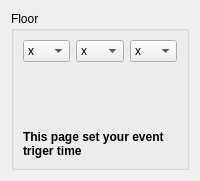
          <widget class="QWidget" name="Com_Floor">
           <layout class="QVBoxLayout" name="verticalLayout_14">
            <item>
             <widget class="QGroupBox" name="Floor">
              <property name="title">
               <string>Floor</string>
              </property>
              <property name="flat">
               <bool>true</bool>
              </property>
              <layout class="QVBoxLayout" name="verticalLayout_15">
               <item>
                <layout class="QHBoxLayout" name="horizontalLayout_12">
                 <item>
                  <widget class="QComboBox" name="Floor_H_Para0_Str">
                   <item>
                    <property name="text">
                     <string>x</string>
                    </property>
                   </item>
                   <item>
                    <property name="text">
                     <string>0</string>
                    </property>
                   </item>
                   <item>
                    <property name="text">
                     <string>1</string>
                    </property>
                   </item>
                   <item>
                    <property name="text">
                     <string>2</string>
                    </property>
                   </item>
                   <item>
                    <property name="text">
                     <string>3</string>
                    </property>
                   </item>
                   <item>
                    <property name="text">
                     <string>4</string>
                    </property>
                   </item>
                   <item>
                    <property name="text">
                     <string>5</string>
                    </property>
                   </item>
                   <item>
                    <property name="text">
                     <string>6</string>
                    </property>
                   </item>
                   <item>
                    <property name="text">
                     <string>7</string>
                    </property>
                   </item>
                   <item>
                    <property name="text">
                     <string>8</string>
                    </property>
                   </item>
                   <item>
                    <property name="text">
                     <string>9</string>
                    </property>
                   </item>
                   <item>
                    <property name="text">
                     <string>A</string>
                    </property>
                   </item>
                   <item>
                    <property name="text">
                     <string>B</string>
                    </property>
                   </item>
                   <item>
                    <property name="text">
                     <string>C</string>
                    </property>
                   </item>
                   <item>
                    <property name="text">
                     <string>D</string>
                    </property>
                   </item>
                   <item>
                    <property name="text">
                     <string>E</string>
                    </property>
                   </item>
                   <item>
                    <property name="text">
                     <string>F</string>
                    </property>
                   </item>
                  </widget>
                 </item>
                 <item>
                  <widget class="QComboBox" name="Floor_T_Para1_Str">
                   <item>
                    <property name="text">
                     <string>x</string>
                    </property>
                   </item>
                   <item>
                    <property name="text">
                     <string>0</string>
                    </property>
                   </item>
                   <item>
                    <property name="text">
                     <string>1</string>
                    </property>
                   </item>
                   <item>
                    <property name="text">
                     <string>2</string>
                    </property>
                   </item>
                   <item>
                    <property name="text">
                     <string>3</string>
                    </property>
                   </item>
                   <item>
                    <property name="text">
                     <string>4</string>
                    </property>
                   </item>
                   <item>
                    <property name="text">
                     <string>5</string>
                    </property>
                   </item>
                   <item>
                    <property name="text">
                     <string>6</string>
                    </property>
                   </item>
                   <item>
                    <property name="text">
                     <string>7</string>
                    </property>
                   </item>
                   <item>
                    <property name="text">
                     <string>8</string>
                    </property>
                   </item>
                   <item>
                    <property name="text">
                     <string>9</string>
                    </property>
                   </item>
                   <item>
                    <property name="text">
                     <string>A</string>
                    </property>
                   </item>
                   <item>
                    <property name="text">
                     <string>B</string>
                    </property>
                   </item>
                   <item>
                    <property name="text">
                     <string>C</string>
                    </property>
                   </item>
                   <item>
                    <property name="text">
                     <string>D</string>
                    </property>
                   </item>
                   <item>
                    <property name="text">
                     <string>E</string>
                    </property>
                   </item>
                   <item>
                    <property name="text">
                     <string>F</string>
                    </property>
                   </item>
                  </widget>
                 </item>
                 <item>
                  <widget class="QComboBox" name="Floor_A_Para2_Str">
                   <item>
                    <property name="text">
                     <string>x</string>
                    </property>
                   </item>
                   <item>
                    <property name="text">
                     <string>0</string>
                    </property>
                   </item>
                   <item>
                    <property name="text">
                     <string>1</string>
                    </property>
                   </item>
                   <item>
                    <property name="text">
                     <string>2</string>
                    </property>
                   </item>
                   <item>
                    <property name="text">
                     <string>3</string>
                    </property>
                   </item>
                   <item>
                    <property name="text">
                     <string>4</string>
                    </property>
                   </item>
                   <item>
                    <property name="text">
                     <string>5</string>
                    </property>
                   </item>
                   <item>
                    <property name="text">
                     <string>6</string>
                    </property>
                   </item>
                   <item>
                    <property name="text">
                     <string>7</string>
                    </property>
                   </item>
                   <item>
                    <property name="text">
                     <string>8</string>
                    </property>
                   </item>
                   <item>
                    <property name="text">
                     <string>9</string>
                    </property>
                   </item>
                   <item>
                    <property name="text">
                     <string>A</string>
                    </property>
                   </item>
                   <item>
                    <property name="text">
                     <string>B</string>
                    </property>
                   </item>
                   <item>
                    <property name="text">
                     <string>C</string>
                    </property>
                   </item>
                   <item>
                    <property name="text">
                     <string>D</string>
                    </property>
                   </item>
                   <item>
                    <property name="text">
                     <string>E</string>
                    </property>
                   </item>
                   <item>
                    <property name="text">
                     <string>F</string>
                    </property>
                   </item>
                  </widget>
                 </item>
                </layout>
               </item>
               <item>
                <spacer name="verticalSpacer_5">
                 <property name="orientation">
                  <enum>Qt::Vertical</enum>
                 </property>
                 <property name="sizeHint" stdset="0">
                  <size>
                   <width>20</width>
                   <height>62</height>
                  </size>
                 </property>
                </spacer>
               </item>
               <item>
                <widget class="QLabel" name="label_8">
                 <property name="font">
                  <font>
                   <weight>75</weight>
                   <italic>false</italic>
                   <bold>true</bold>
                   <underline>false</underline>
                   <strikeout>false</strikeout>
                  </font>
                 </property>
                 <property name="text">
                  <string>This page set your event triger time</string>
                 </property>
                 <property name="wordWrap">
                  <bool>true</bool>
                 </property>
                 <property name="margin">
                  <number>0</number>
                 </property>
                 <property name="indent">
                  <number>-1</number>
                 </property>
                </widget>
               </item>
              </layout>
             </widget>
            </item>
           </layout>
          </widget>
